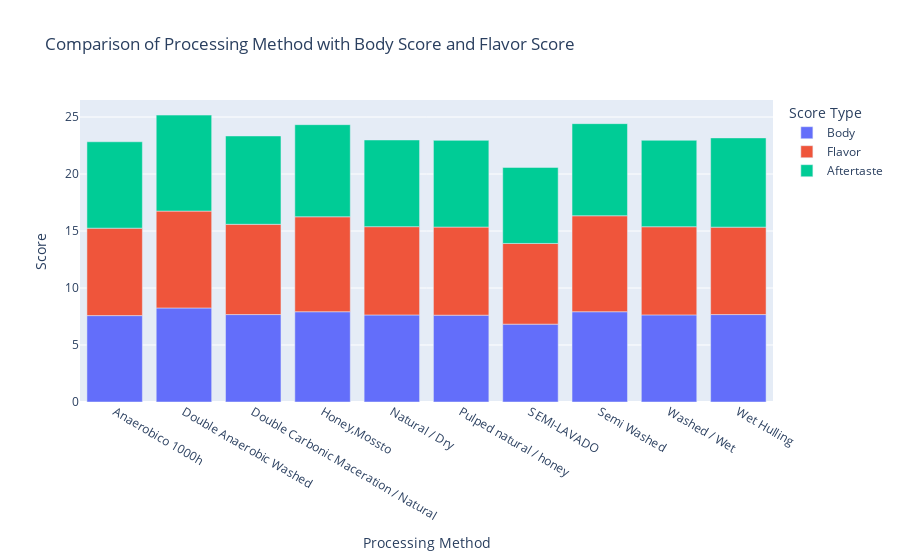

Here is the notebook cell this chart was saved with:
### Code cell
# Group the data by processing method and calculate the average body score and flavor score
processing_scores = df.groupby('Processing Method').agg({'Body': 'mean', 'Flavor': 'mean', 'Aftertaste': 'mean'}).reset_index()

# Create a bar chart
ar_fig = px.bar(processing_scores, x='Processing Method', y=['Body', 'Flavor', 'Aftertaste'],
                 title='Comparison of Processing Method with Body Score and Flavor Score')
# Customize the plot layout
bar_fig.update_layout(
    xaxis=dict(title='Processing Method'),
    yaxis=dict(title='Score'),
    legend_title='Score Type'
)

# Show the bar chart
bar_fig.show()

### Figure 1 — Plotly figure (JSON) as saved in the notebook; plotly's stock layout.template omitted (floating-point values rounded to 4 significant figures)
{"data": [{"alignmentgroup": "True", "hovertemplate": "variable=Body<br>Processing Method=%{x}<br>value=%{y}<extra></extra>", "legendgroup": "Body", "marker": {"color": "#636efa", "pattern": {"shape": ""}}, "name": "Body", "offsetgroup": "Body", "orientation": "v", "showlegend": true, "textposition": "auto", "type": "bar", "x": ["Anaerobico 1000h", "Double Anaerobic Washed", "Double Carbonic Maceration / Natural", "Honey,Mossto", "Natural / Dry", "Pulped natural / honey", "SEMI-LAVADO", "Semi Washed", "Washed / Wet", "Wet Hulling"], "xaxis": "x", "y": [7.58, 8.25, 7.67, 7.92, 7.638, 7.617, 6.83, 7.92, 7.644, 7.67], "yaxis": "y"}, {"alignmentgroup": "True", "hovertemplate": "variable=Flavor<br>Processing Method=%{x}<br>value=%{y}<extra></extra>", "legendgroup": "Flavor", "marker": {"color": "#EF553B", "pattern": {"shape": ""}}, "name": "Flavor", "offsetgroup": "Flavor", "orientation": "v", "showlegend": true, "textposition": "auto", "type": "bar", "x": ["Anaerobico 1000h", "Double Anaerobic Washed", "Double Carbonic Maceration / Natural", "Honey,Mossto", "Natural / Dry", "Pulped natural / honey", "SEMI-LAVADO", "Semi Washed", "Washed / Wet", "Wet Hulling"], "xaxis": "x", "y": [7.67, 8.5, 7.92, 8.33, 7.745, 7.73, 7.08, 8.42, 7.733, 7.67], "yaxis": "y"}, {"alignmentgroup": "True", "hovertemplate": "variable=Aftertaste<br>Processing Method=%{x}<br>value=%{y}<extra></extra>", "legendgroup": "Aftertaste", "marker": {"color": "#00cc96", "pattern": {"shape": ""}}, "name": "Aftertaste", "offsetgroup": "Aftertaste", "orientation": "v", "showlegend": true, "textposition": "auto", "type": "bar", "x": ["Anaerobico 1000h", "Double Anaerobic Washed", "Double Carbonic Maceration / Natural", "Honey,Mossto", "Natural / Dry", "Pulped natural / honey", "SEMI-LAVADO", "Semi Washed", "Washed / Wet", "Wet Hulling"], "xaxis": "x", "y": [7.58, 8.42, 7.75, 8.08, 7.605, 7.606, 6.67, 8.08, 7.583, 7.83], "yaxis": "y"}], "layout": {"barmode": "relative", "legend": {"title": {"text": "Score Type"}, "tracegroupgap": 0}, "title": {"text": "Comparison of Processing Method with Body Score and Flavor Score"}, "xaxis": {"anchor": "y", "domain": [0, 1], "title": {"text": "Processing Method"}}, "yaxis": {"anchor": "x", "domain": [0, 1], "title": {"text": "Score"}}}}
